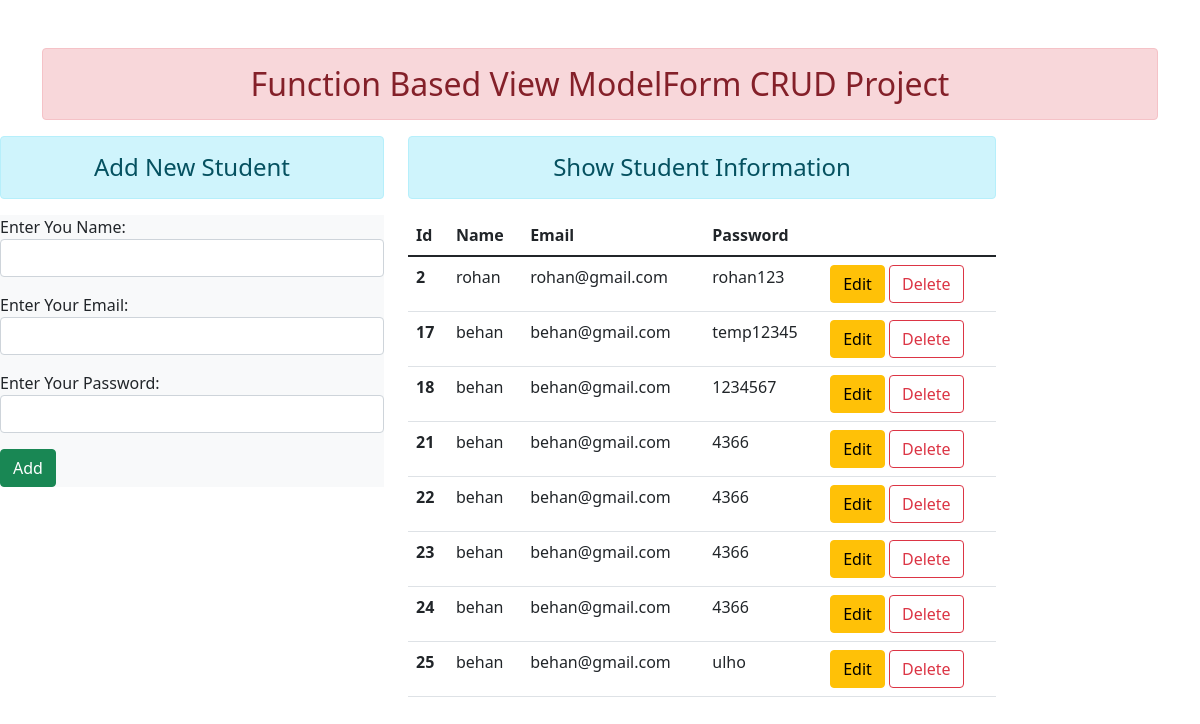
The page / on the database its author committed.
### core/models.py (models this page shows)
class UserTB(models.Model):
    name = models.CharField(max_length=70)
    email = models.EmailField(max_length=100)
    password = models.CharField(max_length=50)

### core/views.py (the view)
# urls.py: path('',views.addandshow,name='addandshow'),
def addandshow(request):
    try:
        if request.method == 'POST':
            form = User(request.POST)
            if form.is_valid:
                nm = request.POST.get('name')
                em= request.POST.get('email')
                pas = request.POST.get('password')
                db = UserTB(name=nm,email=em,password=pas)
                db.save()
            return render(request,'add&show.html')
    except IntegrityError:
        pass
    form = User()
    dt = UserTB.objects.all()
    return render(request, 'add&show.html', {"form":form,"userdata":dt})

### core/forms.py
class User(forms.ModelForm):
    class Meta:
        model = UserTB
        fields = '__all__'
        labels = {
            'name':'Enter You Name',
            'email':'Enter Your Email',
            'password':'Enter Your Password'
            }
        widgets = {
            'name':forms.TextInput(attrs={'class':'form-control'}),
            'email':forms.EmailInput(attrs={"class":'form-control'}),
            'password':forms.PasswordInput(attrs={'class':'form-control'})
            }

### core/templates/add&show.html
{% extends 'base.html' %} {% block content %}
<div class="row">
    <div class="col-sm-4">
        <h4 class="text-center alert alert-info">Add New Student</h4>
        <form action="" method="post" class="bg-light">{% csrf_token %} {{form.as_p}}
            <input type="submit" class="btn btn-success" value="Add">
        </form>
    </div>
    <div class="col-sm-6">
        <h4 class="text-center alert alert-info">Show Student Information</h4>
        <table class=" table table-hover">
            <thead>
                <tr>
                    <th scope="col ">Id</th>
                    <th scope="col ">Name</th>
                    <th scope="col ">Email</th>
                    <th scope="col ">Password</th>
                </tr>
            </thead>
            <tbody>
                {% for info in userdata %}
                <tr>
                    <th scope="row ">{{info.id}}</th>
                    <td>{{info.name}}</td>
                    <td>{{info.email}}</td>
                    <td>{{info.password}}</td>
                    <td>
                        <a href="{% url 'update' info.id %} " class="btn btn-warning ">Edit</a>
                        <a href="{% url 'delete' info.id %} " class="btn btn-outline-danger ">Delete</a>
                    </td>
                </tr>
                {% endfor %}
            </tbody>
        </table>
    </div>
</div>
{% endblock content %}

### core/templates/base.html (shortened to what this page needs)
<!DOCTYPE html> {% load static %}
<html lang="en">
<head>
    <link rel="stylesheet" href="{% static 'css/bootstrap.min.css' %}">
</head>
<body>
    <div class="container mt-5">
        <h2 class="text-center alert alert-danger">Function Based View ModelForm CRUD Project</h2>
    </div>
    {% block content %} {% endblock content %}
</body>
</html>

### rows shown on the page
UserTB: id "2", name "rohan", email "rohan@gmail.com", password "rohan123"
UserTB: id "17", name "behan", email "behan@gmail.com", password "temp12345"
UserTB: id "18", name "behan", email "behan@gmail.com", password "1234567"
UserTB: id "21", name "behan", email "behan@gmail.com", password "4366"
UserTB: id "22", name "behan", email "behan@gmail.com", password "4366"
UserTB: id "23", name "behan", email "behan@gmail.com", password "4366"
UserTB: id "24", name "behan", email "behan@gmail.com", password "4366"
UserTB: id "25", name "behan", email "behan@gmail.com", password "ulho"
